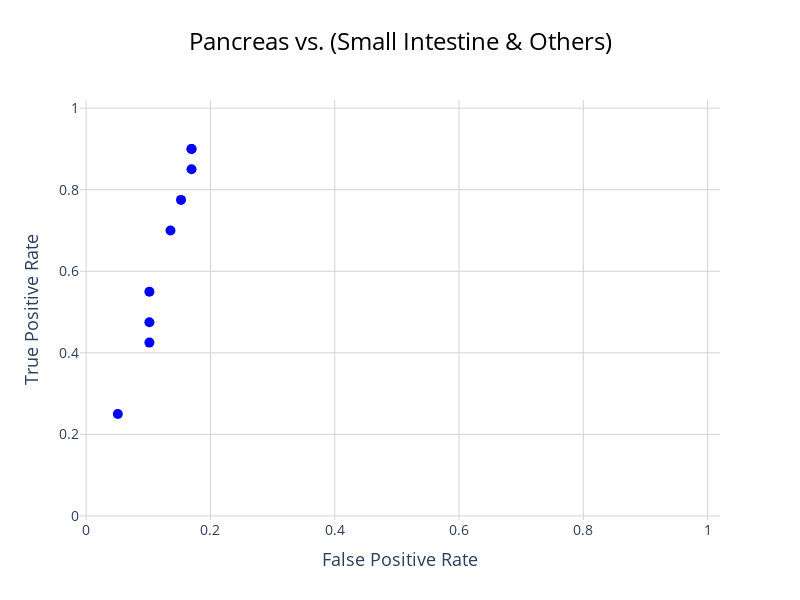
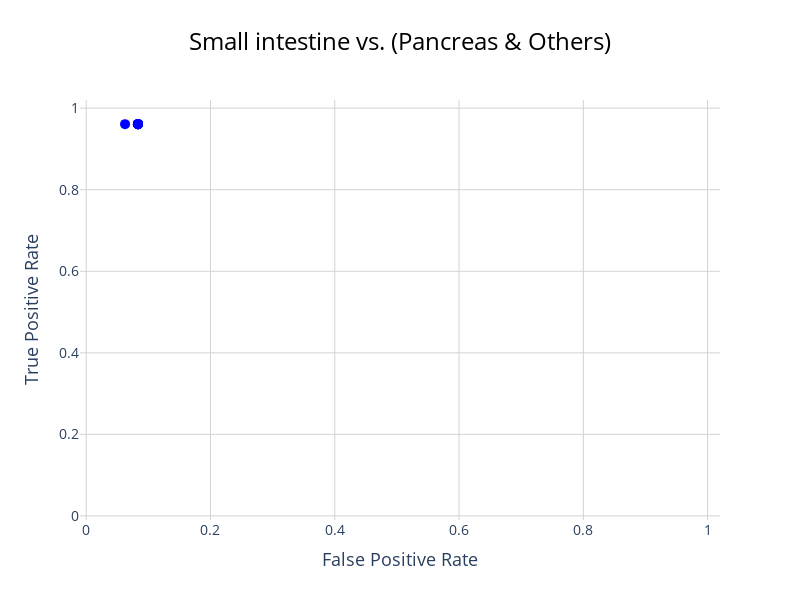

Notebook code cell kept with these figures, in order:
### Code cell
for origin in range(2):
    true_pos_rates = []
    false_pos_rates = []
    for i in range(y_pred_patient_level_complete.shape[1]):
        # Initialize confusion matrix components
        true_pos, false_pos, true_neg, false_neg = 0, 0, 0, 0

        for j in range(y_pred_patient_level_complete.shape[0]):
            true_label = y_true_patient_level_complete[j]
            pred_label = y_pred_patient_level_complete[j][i]

            # Update confusion matrix counts
            if true_label == origin:
                if pred_label == origin:
                    true_pos += 1
                else:
                    false_neg += 1
            else:
                if pred_label == origin:
                    false_pos += 1
                else:
                    true_neg += 1

        # Compute rates while avoiding division by zero
        tpr = true_pos / (true_pos + false_neg) 
        fpr = false_pos / (true_neg + false_pos)

        true_pos_rates.append(tpr)
        false_pos_rates.append(fpr)

    
    fig = go.Figure()

    fig.add_trace(go.Scatter(
        x=false_pos_rates,
        y=true_pos_rates,
        mode='markers',
        line=dict(color='blue', width=3),
        marker=dict(size=10, color='blue', symbol='circle')
    ))

    titles = {0: "Pancreas vs. (Small Intestine & Others)",
              1: "Small intestine vs. (Pancreas & Others)"}
    fig.update_layout(
        title=dict(
            text=titles[origin],
            x=0.5,
            xanchor='center',
            font=dict(size=24, color='black')
        ),
        xaxis=dict(
            title="False Positive Rate",
            range=[-0.01, 1.02],
            gridcolor='lightgray',
            title_font=dict(size=18),
            tickfont=dict(size=14)
        ),
        yaxis=dict(
            title="True Positive Rate",
            range=[-0.01, 1.02],
            gridcolor='lightgray',
            title_font=dict(size=18),
            tickfont=dict(size=14)
        ),
        legend=dict(
            x=0.7, y=0.2,
            bgcolor='rgba(255, 255, 255, 0.7)',
            bordercolor='black',
            borderwidth=1,
            font=dict(size=14)
        ),
        template='plotly_white',
        width=800,
        height=600
    )
    
    fig.update_xaxes(showgrid=True, zeroline=True, zerolinewidth=1, zerolinecolor='lightgray')
    fig.update_yaxes(showgrid=True, zeroline=True, zerolinewidth=1, zerolinecolor='lightgray')

    fig.show(dpi=500)

### Figure 1 — Plotly figure (JSON) as saved in the notebook; plotly's stock layout.template omitted (floating-point values rounded to 4 significant figures)
{"data": [{"line": {"color": "blue", "width": 3}, "marker": {"color": "blue", "size": 10, "symbol": "circle"}, "mode": "markers", "type": "scatter", "x": [0.1695, 0.1695, 0.1695, 0.1525, 0.1356, 0.1017, 0.1017, 0.1017, 0.05085], "y": [0.9, 0.9, 0.85, 0.775, 0.7, 0.55, 0.475, 0.425, 0.25]}], "layout": {"height": 600, "legend": {"bgcolor": "rgba(255, 255, 255, 0.7)", "bordercolor": "black", "borderwidth": 1, "font": {"size": 14}, "x": 0.7, "y": 0.2}, "title": {"font": {"color": "black", "size": 24}, "text": "Pancreas vs. (Small Intestine & Others)", "x": 0.5, "xanchor": "center"}, "width": 800, "xaxis": {"gridcolor": "lightgray", "range": [-0.01, 1.02], "showgrid": true, "tickfont": {"size": 14}, "title": {"font": {"size": 18}, "text": "False Positive Rate"}, "zeroline": true, "zerolinecolor": "lightgray", "zerolinewidth": 1}, "yaxis": {"gridcolor": "lightgray", "range": [-0.01, 1.02], "showgrid": true, "tickfont": {"size": 14}, "title": {"font": {"size": 18}, "text": "True Positive Rate"}, "zeroline": true, "zerolinecolor": "lightgray", "zerolinewidth": 1}}}

### Figure 2 — Plotly figure (JSON) as saved in the notebook; plotly's stock layout.template omitted (floating-point values rounded to 4 significant figures)
{"data": [{"line": {"color": "blue", "width": 3}, "marker": {"color": "blue", "size": 10, "symbol": "circle"}, "mode": "markers", "type": "scatter", "x": [0.08333, 0.08333, 0.08333, 0.08333, 0.08333, 0.08333, 0.08333, 0.08333, 0.0625], "y": [0.9608, 0.9608, 0.9608, 0.9608, 0.9608, 0.9608, 0.9608, 0.9608, 0.9608]}], "layout": {"height": 600, "legend": {"bgcolor": "rgba(255, 255, 255, 0.7)", "bordercolor": "black", "borderwidth": 1, "font": {"size": 14}, "x": 0.7, "y": 0.2}, "title": {"font": {"color": "black", "size": 24}, "text": "Small intestine vs. (Pancreas & Others)", "x": 0.5, "xanchor": "center"}, "width": 800, "xaxis": {"gridcolor": "lightgray", "range": [-0.01, 1.02], "showgrid": true, "tickfont": {"size": 14}, "title": {"font": {"size": 18}, "text": "False Positive Rate"}, "zeroline": true, "zerolinecolor": "lightgray", "zerolinewidth": 1}, "yaxis": {"gridcolor": "lightgray", "range": [-0.01, 1.02], "showgrid": true, "tickfont": {"size": 14}, "title": {"font": {"size": 18}, "text": "True Positive Rate"}, "zeroline": true, "zerolinecolor": "lightgray", "zerolinewidth": 1}}}
